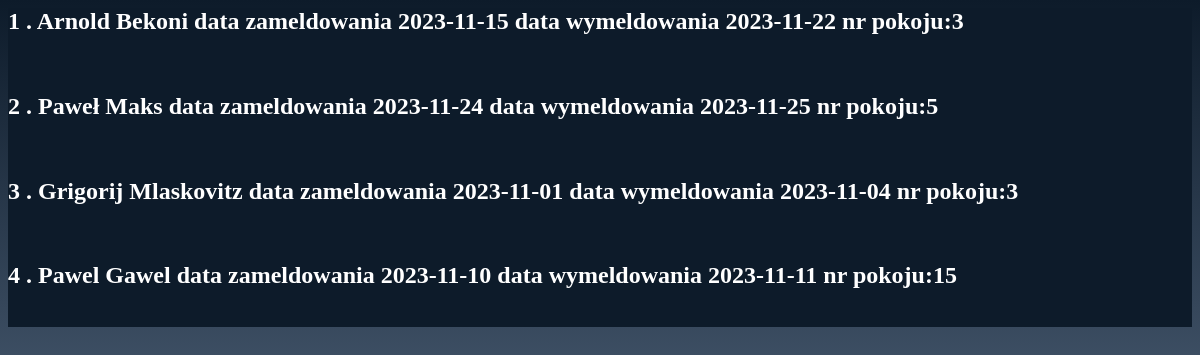
Page /ksiega_gosci.php on the committed database.
### tables this page shows
CREATE TABLE `goscie` (
  `id` int(11) NOT NULL,
  `imie` varchar(255) NOT NULL,
  `nazwisko` varchar(255) NOT NULL,
  `data_przyjazdu` date NOT NULL,
  `data_wyjazdu` date NOT NULL,
  `nr_pokoju` int(11) NOT NULL
);

### ksiega_gosci.php (the view, shortened to what this page needs)
  <html>
    <head>
<link rel="stylesheet" href="styl.css">
    </head>
    <body >
      <div style="background-color:#0d1b2a; width: 100% height:100%;">
        <?php
     $con= mysqli_connect('fdb1030.awardspace.net','3720513_hotel','zaq1@WSX','3720513_hotel');
     $kw= "Select id,imie,nazwisko,data_przyjazdu,data_wyjazdu,nr_pokoju from goscie;";
     $drukowanie= mysqli_query($con, $kw);
     while($row = mysqli_fetch_row($drukowanie))
     {
        echo "<h2>{$row[0]} . {$row[1]} {$row[2]} data zameldowania {$row[3]} data wymeldowania {$row[4]} nr pokoju:{$row[5]} </h2><br>  ";
     }
        ?>
      </div>
    </body>
</html>

### styl.css (style rules this page uses)
body { background-image: linear-gradient(#0d1b2a, #778da9); }
h2 { color: white; }

### rows in the picture
goscie: id "1", imie "Arnold", nazwisko "Bekoni", data_przyjazdu "2023-11-15", data_wyjazdu "2023-11-22", nr_pokoju "3"
goscie: id "2", imie "Paweł", nazwisko "Maks", data_przyjazdu "2023-11-24", data_wyjazdu "2023-11-25", nr_pokoju "5"
goscie: id "3", imie "Grigorij", nazwisko "Mlaskovitz", data_przyjazdu "2023-11-01", data_wyjazdu "2023-11-04", nr_pokoju "3"
goscie: id "4", imie "Pawel", nazwisko "Gawel", data_przyjazdu "2023-11-10", data_wyjazdu "2023-11-11", nr_pokoju "15"
